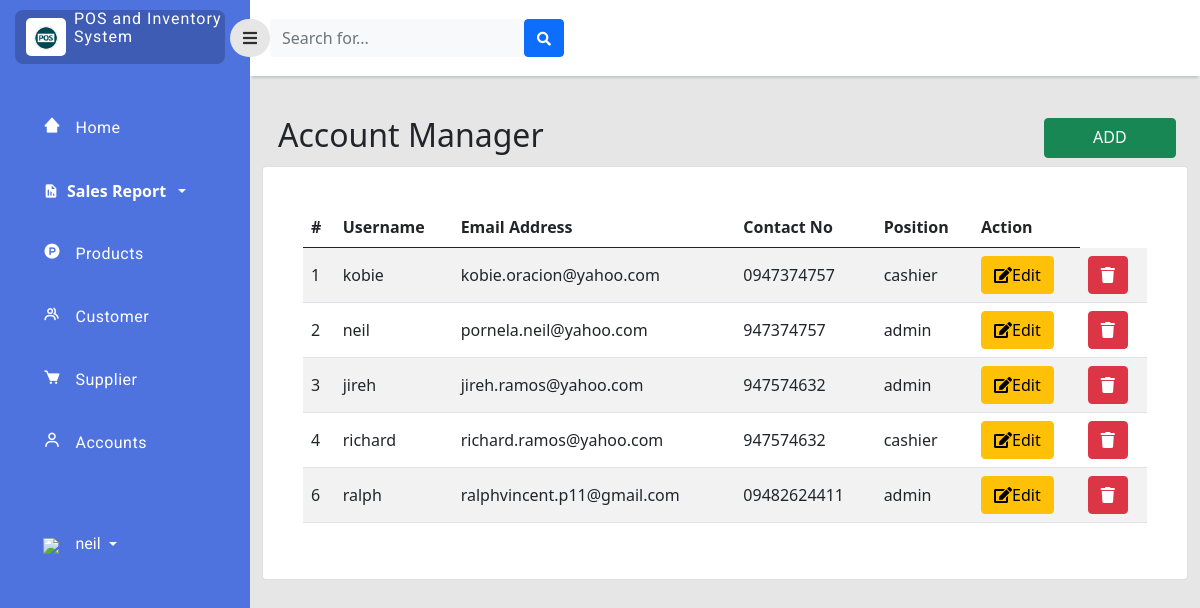
The page /php/user_manager.php (signed in) on the database its author committed.
### tables this page shows
CREATE TABLE `users` (
  `id` int(11) NOT NULL,
  `username` varchar(255) NOT NULL,
  `email_address` varchar(255) NOT NULL,
  `password` varchar(255) NOT NULL,
  `contact_no` varchar(11) NOT NULL,
  `position` enum('admin','cashier') NOT NULL
);

### php/user_manager.php (the view, shortened to what this page needs)
<?php
include '../connection.php';
?>
<!doctype html>
<html lang="en">
  <head>
    <link href="https://cdn.jsdelivr.net/npm/bootstrap@5.0.2/dist/css/bootstrap.min.css" rel="stylesheet"
>
    <link rel="stylesheet" type="text/css" href="../style/dash.css">
    <link
      href="https://cdnjs.cloudflare.com/ajax/libs/font-awesome/5.15.1/css/all.min.css"
      rel="stylesheet"
    />
    <link href='https://unpkg.com/boxicons@2.1.2/css/boxicons.min.css' rel='stylesheet'>
    </head>
    <body>
    <div class="page">
        <div class="sidebar">
            <div class="sidebar-header">
                <div class="sidebar-logo-container">
                    <div class="logo-container">
                        <img class="logo-sidebar" src="../image/logo.png" />
                    </div>
                    <div class="sys-name-container">
                        <p class="sys-name">
                            POS and Inventory<br />
                            <span class="brand-subname">
                                System
                            </span>
                        </p>
                    </div>
                </div>
            </div>
            <div class="sidebar-body">
                <ul class="navigation-list">
                    <li class="navigation-list-item">
                        <a class="navigation-link" href="dashboard.php">
                            <div class="row">
                                <div class="col-2">
                                    <i class='bx bxs-home-alt-2'></i>
                                </div>
                                <div class="col-9">
                                    Home
                                </div>
                            </div>
                        </a>
                    </li>
                     <li class="navigation-list-item">
                        <a href="#submenu1" data-bs-toggle="collapse" class="d-flex align-items-center text-white text-decoration-none dropdown-toggle" >
                            <i class='bx bxs-report bi'></i><span class="mx-2 text-white fs-6 fw-bold">Sales Report</span></a>
                    </li>
                    <li class="navigation-list-item">
                        <a class="navigation-link" href="product.php">
                            <div class="row">
                                <div class="col-2">
                                    <i class='bx bxl-product-hunt' ></i>
                                </div>
                                <div class="col-9">
                                    Products
                                </div>
                            </div>
                        </a>
                    </li>
                    <li class="navigation-list-item">
                        <a class="navigation-link" href="customer.php">
                            <div class="row">
                                <div class="col-2">
                                    <i class='bx bx-group'></i>
                                </div>
                                <div class="col-9">
                                    Customer
                                </div>
                            </div>
                        </a>
                    </li>
                    <li class="navigation-list-item">
                        <a class="navigation-link" href="supplier.php">
                            <div class="row">
                                <div class="col-2">
                                    <i class='bx bxs-cart' ></i>
                                </div>
                                <div class="col-9">
                                    Supplier
                                </div>
                            </div>
                        </a>
                    </li>
                    <li class="navigation-list-item">
                        <a class="navigation-link" href="user_manager.php">
                            <div class="row">
                                <div class="col-2">
                                    <i class='bx bx-user' ></i>
                                </div>
                                <div class="col-9">
                                    Accounts
                                </div>
                            </div>
                        </a>
                    </li>
                     <li class="navigation-list-item" style="margin-top: 25%;">
                        <div class="dropdown pb-1">
                            <a href="#" class="d-flex align-items-center text-white text-decoration-none dropdown-toggle" id="dropdownUser1" data-bs-toggle="dropdown" aria-expanded="false">
                                <div class="col-2">
                                    <img src="../image/user_35px.png" />
                                </div>
                                <span class="d-none d-sm-inline mx-1"><?php echo $_SESSION["username"];  ?></span>
                            </a>
                        </div>
                    </li>
                </ul>
            </div>
        </div>
        <div class="content">
            <div class="navigationBar">
                <button id="sidebarToggle" class="btn sidebarToggle">
                    <i class="fas fa-bars"></i>
                </button>
                <form class="d-none d-sm-inline-block form-inline mr-auto ml-md-3 my-2 my-md-0 mw-100 navbar-search">
                    <div class="input-group">
                        <input type="text" class="form-control bg-light border-0 small" placeholder="Search for..."aria-label="Search" aria-describedby="basic-addon2">
                        <div class="input-group-append">
                            <button class="btn btn-primary" type="button">
                                <i class="fas fa-search fa-sm"></i>
                            </button>
                        </div>
                    </div>
                </form>
            </div>
            <div class="col py-3 d-flex justify-content-center overflow-auto">
                <div class="container-fluid">
                    <div class="row">
                        <div class="col">
                            <br>
                            <h2 class="text-dark text-start ps-3 ">Account Manager<button type="button" class="btn btn-success px-5 pb-2" data-bs-toggle="modal" data-bs-target="#Modals" style="margin-left: 55%;">ADD</button></h2>
                        </div>
                    </div>
                    <div class="row">
                        <div class="col">
                            <div class="card">
                                <div class="card-body rounded-3 m-4 table-responsive-sm">
                                    <table class="table table-striped align-middle">
                                        <thead>
                                            <tr>
                                                <th scope="col">#</th>
                                                <th scope="col">Username</th>
                                                <th scope="col">Email Address</th>
                                                <th scope="col">Contact No</th>
                                                <th scope="col">Position</th>
                                                <th scope="col">Action</th>
                                            </tr>
                                        </thead>
                                        <tbody>
                                            <?php
                                            $query=mysqli_query($con,"SELECT * FROM users");
                                            while ($row=mysqli_fetch_assoc($query)) { ?>
                                            <tr>
                                                <td><?php echo $row['id']; ?></td>
                                                <td><?php echo $row['username']; ?></td>
                                                <td><?php echo $row['email_address']; ?></td>
                                                <td><?php echo $row['contact_no']; ?></td>
                                                <td><?php echo $row['position']; ?></td>
                                                <td>
                                                    <button class="btn btn-warning editbtn" data-toggle="modal" type="button"><i class="fas fa-edit" data-toggle="tooltip" title="edit"></i>Edit</button>
                                                     <td><a onClick= "javascript: return confirm('Please confirm deletion');" href="user_delete.php?update_id=<?php echo $row['id']; ?>" type="button" class="btn btn-danger deletebtn"><i class="fas fa-trash" data-toggle="tooltip" title="edit"></i></a></td>
                                                </td>
                                            </tr>
                                        <?php } ?>
                                    </tbody>
                                    </table>
                                </div>
                            </div>
                        </div>
                    </div>
                </div>
            </div>
        </div>
    </div>
</body>
</html>

### style/dash.css (style rules this page uses)
body { background-color: #e6e6e6; }
.page .sidebar { background: rgb(78, 115, 223); position: fixed; top: 0; left: 0; width: 250px; height: 100vh; overflow-y: auto; overflow-x: hidden; transition: all 0.3s ease; }
.page .content { margin-left: 250px; transition: all 0.3s ease; }
.navigationBar { background-color: white; height: 50px; display: flex; padding: 38px 0px; align-items: center; box-shadow: 0 4px 2px -2px #c5c6c7; }
.sidebarToggle { font-size: 16px; color: rgb(0, 0, 0, 0.8); margin-left: -20px; z-index: 999; border-radius: 50px; background-color: #e6e6e6; transition: all 0.3s ease; outline: none!important; box-shadow: none!important; }
.sidebar-header { padding: 10px 25px 10px 15px; }
.sidebar-logo-container { background-color: rgb(0, 0, 0, 0.2); border-radius: 8px; padding-left: 3px; display: flex; }
.logo-container { max-width: 40px; background-color: #fff; border-radius: 5px; margin: 8px; padding: 6px 8px; }
.logo-sidebar { width: 100%; height: auto; }
.sys-name { color: white; margin: 0px; line-height: 1.1rem; font-size: 16px; letter-spacing: 1px; font-family: 'Roboto', sans-serif; }
.navigation-list { list-style-type:none; padding: 0px 18px; margin-top: 30px; }
.navigation-list-item { padding: 12px 18px 12px 25px; margin: 15px 0px; border-radius: 8px; }
.navigation-link { color: #fff; letter-spacing: 0.5px; font-weight: 400; text-decoration: none; font-size: 16px; font-family: 'Roboto', sans-serif; }
.navigation-link i { font-size: 18px; color: #fff; }
.navigation-list-item .dropdown span { text-decoration: none; font-size: 16px; font-family: 'Roboto', sans-serif; }

### rows shown on the page
users: id "1", username "kobie", email_address "kobie.oracion@yahoo.com", contact_no "0947374757", position "cashier"
users: id "2", username "neil", email_address "pornela.neil@yahoo.com", contact_no "947374757", position "admin"
users: id "3", username "jireh", email_address "jireh.ramos@yahoo.com", contact_no "947574632", position "admin"
users: id "4", username "richard", email_address "richard.ramos@yahoo.com", contact_no "947574632", position "cashier"
users: id "6", username "ralph", email_address "ralphvincent.p11@gmail.com", contact_no "09482624411", position "admin"

### other values the page prints
$_SESSION["username"] "neil"
